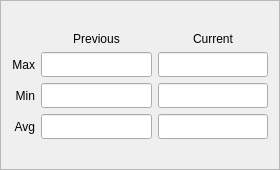
<?xml version="1.0" encoding="UTF-8"?>
<ui version="4.0">
 <class>StatsBox</class>
 <widget class="QFrame" name="StatsBox">
  <property name="geometry">
   <rect>
    <x>0</x>
    <y>0</y>
    <width>280</width>
    <height>170</height>
   </rect>
  </property>
  <property name="font">
   <font>
    <pointsize>9</pointsize>
   </font>
  </property>
  <property name="windowTitle">
   <string/>
  </property>
  <property name="frameShape">
   <enum>QFrame::StyledPanel</enum>
  </property>
  <property name="frameShadow">
   <enum>QFrame::Raised</enum>
  </property>
  <layout class="QGridLayout" name="gridLayout">
   <item row="4" column="0">
    <widget class="QLabel" name="label_3">
     <property name="text">
      <string>Avg</string>
     </property>
     <property name="alignment">
      <set>Qt::AlignRight|Qt::AlignTrailing|Qt::AlignVCenter</set>
     </property>
    </widget>
   </item>
   <item row="4" column="1">
    <widget class="QLineEdit" name="prevAvg">
     <property name="minimumSize">
      <size>
       <width>82</width>
       <height>25</height>
      </size>
     </property>
     <property name="alignment">
      <set>Qt::AlignCenter</set>
     </property>
     <property name="readOnly">
      <bool>true</bool>
     </property>
    </widget>
   </item>
   <item row="4" column="2">
    <widget class="QLineEdit" name="curAvg">
     <property name="minimumSize">
      <size>
       <width>82</width>
       <height>25</height>
      </size>
     </property>
     <property name="alignment">
      <set>Qt::AlignCenter</set>
     </property>
     <property name="readOnly">
      <bool>true</bool>
     </property>
    </widget>
   </item>
   <item row="3" column="2">
    <widget class="QLineEdit" name="curMin">
     <property name="minimumSize">
      <size>
       <width>82</width>
       <height>25</height>
      </size>
     </property>
     <property name="alignment">
      <set>Qt::AlignCenter</set>
     </property>
     <property name="readOnly">
      <bool>true</bool>
     </property>
    </widget>
   </item>
   <item row="1" column="1">
    <widget class="QLabel" name="label_4">
     <property name="text">
      <string>Previous</string>
     </property>
     <property name="alignment">
      <set>Qt::AlignCenter</set>
     </property>
    </widget>
   </item>
   <item row="1" column="2">
    <widget class="QLabel" name="label_5">
     <property name="text">
      <string>Current</string>
     </property>
     <property name="alignment">
      <set>Qt::AlignCenter</set>
     </property>
    </widget>
   </item>
   <item row="2" column="0">
    <widget class="QLabel" name="label">
     <property name="text">
      <string>Max</string>
     </property>
     <property name="alignment">
      <set>Qt::AlignRight|Qt::AlignTrailing|Qt::AlignVCenter</set>
     </property>
    </widget>
   </item>
   <item row="2" column="1">
    <widget class="QLineEdit" name="prevMax">
     <property name="minimumSize">
      <size>
       <width>82</width>
       <height>25</height>
      </size>
     </property>
     <property name="alignment">
      <set>Qt::AlignCenter</set>
     </property>
     <property name="readOnly">
      <bool>true</bool>
     </property>
    </widget>
   </item>
   <item row="2" column="2">
    <widget class="QLineEdit" name="curMax">
     <property name="minimumSize">
      <size>
       <width>82</width>
       <height>25</height>
      </size>
     </property>
     <property name="alignment">
      <set>Qt::AlignCenter</set>
     </property>
     <property name="readOnly">
      <bool>true</bool>
     </property>
    </widget>
   </item>
   <item row="3" column="0">
    <widget class="QLabel" name="label_2">
     <property name="text">
      <string>Min</string>
     </property>
     <property name="alignment">
      <set>Qt::AlignRight|Qt::AlignTrailing|Qt::AlignVCenter</set>
     </property>
    </widget>
   </item>
   <item row="3" column="1">
    <widget class="QLineEdit" name="prevMin">
     <property name="minimumSize">
      <size>
       <width>82</width>
       <height>25</height>
      </size>
     </property>
     <property name="alignment">
      <set>Qt::AlignCenter</set>
     </property>
     <property name="readOnly">
      <bool>true</bool>
     </property>
    </widget>
   </item>
   <item row="0" column="0" colspan="3">
    <spacer name="verticalSpacer">
     <property name="orientation">
      <enum>Qt::Vertical</enum>
     </property>
     <property name="sizeHint" stdset="0">
      <size>
       <width>20</width>
       <height>10</height>
      </size>
     </property>
    </spacer>
   </item>
   <item row="5" column="0" colspan="3">
    <spacer name="verticalSpacer_2">
     <property name="orientation">
      <enum>Qt::Vertical</enum>
     </property>
     <property name="sizeHint" stdset="0">
      <size>
       <width>20</width>
       <height>10</height>
      </size>
     </property>
    </spacer>
   </item>
  </layout>
 </widget>
 <resources/>
 <connections/>
</ui>
